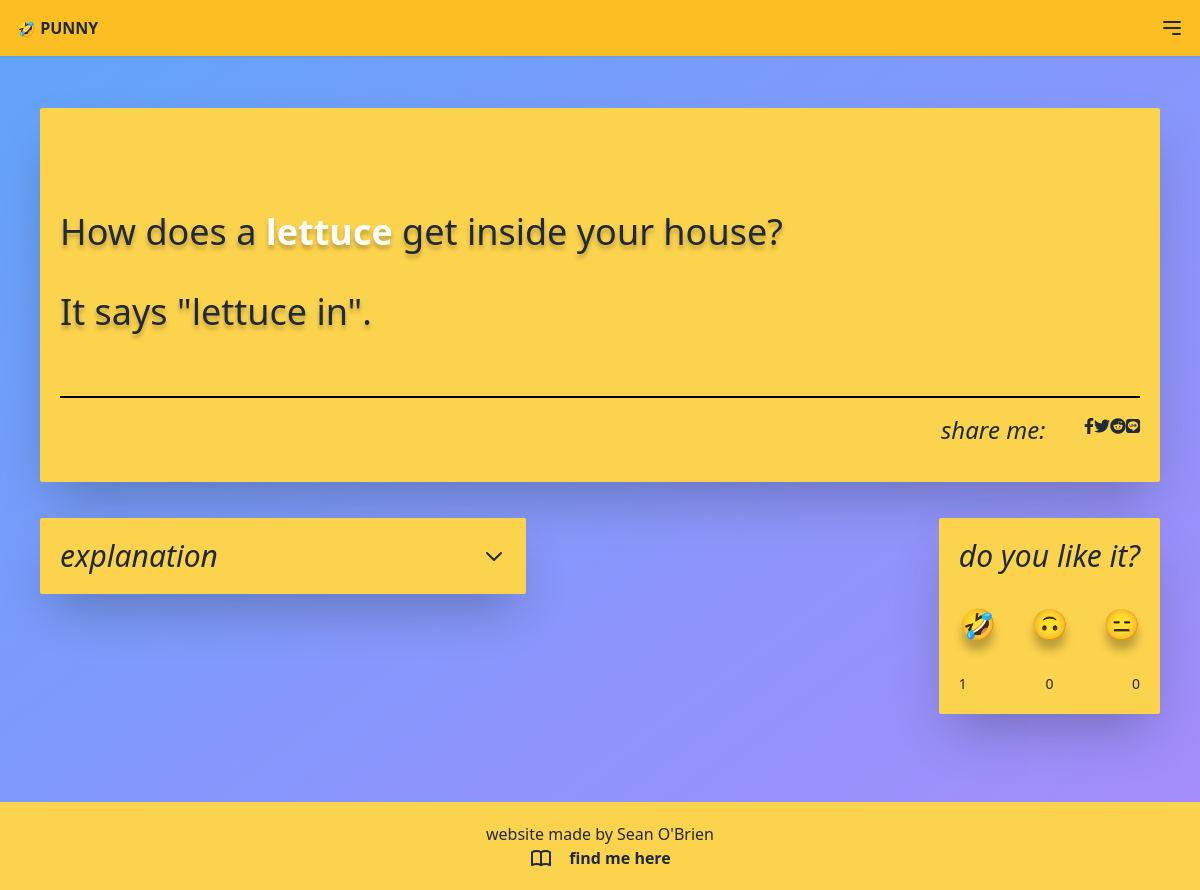
Screenshot of /c1f03729-5f15-4e5f-a77d-1894b65d4dbb with the database file from the repository.
### punnyWebapp/models.py (models this page shows, shortened)
class Pun(models.Model):
    id = models.UUIDField(primary_key=True, default=uuid.uuid4, editable=False, unique=True)
    pun_content = models.JSONField()
    pub_date = models.DateTimeField(auto_now=True)
    good_votes = models.IntegerField(default=0)
    ok_votes = models.IntegerField(default=0)
    bad_votes = models.IntegerField(default=0)
    score = models.IntegerField(default=0)

### punnyWebapp/views.py (the view)
# urls.py: path('<str:pun_id>', views.pun, name='pun'),
def pun(request, pun_id):
    try:
        pun_object = Pun.objects.get(id=pun_id)
        random_pun_object = choice(Pun.objects.all())
    except:
        return HttpResponse("it didn't work...")
    print("--------------------------------")
    print("found object")
    print(pun_object)
    print("--------------------------------")
    JSON_object = pun_object.pun_content
    content_string = JSON_object["content"]
    string_coordinates_list = []
    explanation_list = []
    for key, value in JSON_object["explanation"].items():
        if (value["link"] == True):
            a = [value["stringStartPosition"], value["stringEndPosition"], value["id"]]
            string_coordinates_list.append(a)
            substring_in_explanation = False
            if (content_string[value["stringStartPosition"] : value["stringEndPosition"]] in value["explanationContent"]):
                substring_in_explanation = True
            b = [value["id"], value["explanationContent"], substring_in_explanation, value["stringStartPosition"], value["stringEndPosition"]]
            explanation_list.append(b)
        else:
            b = [value["id"], value["explanationContent"], False, 0, 0]
            explanation_list.append(b)
    new_content_string = content_string
    print(string_coordinates_list)
    if (len(string_coordinates_list) > 0):
        string_coordinates_list.sort(reverse=True)
        print(type(string_coordinates_list[0][0]))
        print(string_coordinates_list[0][0], string_coordinates_list[0][1])
        for i in range(len(string_coordinates_list)):
            text_to_keep = content_string[string_coordinates_list[i][0]: string_coordinates_list[i][1]]
            newStringToInsert = f'<span class="text-white dark:text-yellow-400 font-bold"><a id="explanation-{string_coordinates_list[i][2]}-link" class="cursor-pointer js-explanation-word" @click="selected = 1;">{text_to_keep}</a></span>'
            new_content_string = new_content_string[0: string_coordinates_list[i][0]] + newStringToInsert + new_content_string[string_coordinates_list[i][1]:]
    explanation_list.sort()
    explanation_content = ""
    for explanation in explanation_list:
        content_to_insert = explanation[1]
        if explanation[2] == True:
            word_to_replace = content_string[explanation[3]:explanation[4]]
            formatted_string = '<span class="text-white dark:text-yellow-400 font-bold">' + word_to_replace + '</span>'
            content_to_insert = content_to_insert.replace(word_to_replace, formatted_string)
        explanation_content = explanation_content + f'<p style="white-space: pre-wrap;" id="explanation-{explanation[0]}" class="mt-10"></br>{content_to_insert}</br></p>'
    context = {
        "pun": pun_object,
        "formatted_pun": new_content_string,
        "explanation_content": explanation_content,
        "random_pun": random_pun_object
    }
    return render(request, 'punnyWebapp/index.html', context)

### punnyWebapp/templates/punnyWebapp/index.html (shortened to what this page needs)
{% load static %}
<!DOCTYPE html>
<html lang="en">
<head>
    <link rel="stylesheet" type="text/css" href="https://cdn.jsdelivr.net/gh/vaakash/socializer@2f749eb/css/socializer.min.css">
    <link rel="stylesheet" href="https://use.fontawesome.com/releases/v5.15.3/css/all.css">
    <link rel="stylesheet" type="text/css" href="{% static 'punnyWebapp/styles.css' %}">
</head>
<body class="text-gray-800 dark:text-white font-roboto bg-contain bg-gradient-to-br to-purple-400 from-blue-400 dark:to-blue-800 dark:from-blue-900">
    <div>
        <div class="fixed w-full z-10 top-0 dark:text-yellow-400" x-data="{selected:null}">
            <nav class="flex justify-between bg-yellow-400 dark:bg-gray-800 shadow-sm">
                <div>
                    <h1 class="font-bold uppercase p-4">
                        <a href="{% url 'home' %}">🤣 Punny</a>
                    </h1>
                </div>
                <button class="mr-4" type="button" @click="selected !== 2 ? selected = 2 : selected = null" aria-label="menu">
                    <svg class="w-6 h-6" fill="none" stroke="currentColor" viewBox="0 0 24 24" xmlns="http://www.w3.org/2000/svg"><path stroke-linecap="round" stroke-linejoin="round" stroke-width="2" d="M4 6h16M4 12h16m-7 6h7"></path></svg>
                </button>
            </nav>
        </div>
        <div class="h-20"></div>
        <div class="fadeIn" x-data="{selected:null}">
            <main class="px-2 py-2 mt-5 md:px-10">
                <div class="bg-yellow-300 dark:bg-gray-800 px-5 py-10 pb-5 rounded-sm shadow-2xl divide-y-2 divide-black dark:divide-yellow-400">
                    {% autoescape off %}
                        <p style="white-space: pre-wrap;" class="text-4xl text-shadow-md my-16">{{ formatted_pun }}</p>
                    {% endautoescape %}
                    <div class="flex justify-end mt-4 py-4">
                        <p class="text-xl md:text-2xl lg:pr-5 italic font-thin dark:text-yellow-400">share me: &nbsp&nbsp</p>
                        <div class="socializer" data-features="32px,opacity,bdr-md,bg-none,pad" data-sites="facebook,twitter,reddit,line"></div>
                    </div>
                </div>
            </main>
            <div class="md:flex md:justify-between md:items-start">
                <section class="px-2 py-2 mt-5 md:pl-10">
                    <div class="bg-yellow-300 dark:bg-gray-800 rounded-sm shadow-2xl">
                        <button class="w-full" type="button" @click="selected !== 1 ? selected = 1 : selected = null" aria-label="explanantion">
                            <div class="flex justify-between items-center px-5 py-5 dark:text-yellow-400">
                                <p class="text-3xl italic font-thin">explanation</p>
                                <svg class="w-6 h-6 align-bottom content-end" fill="none" stroke="currentColor" viewBox="0 0 24 24" xmlns="http://www.w3.org/2000/svg"><path stroke-linecap="round" stroke-linejoin="round" stroke-width="2" d="M19 9l-7 7-7-7"></path></svg>
                            </div>
                        </button>
                    </div>
                </section>
                <section class="px-2 py-2 mt-5 md:pr-10">
                    <div class="bg-yellow-300 dark:bg-gray-800 px-5 py-5 rounded-sm shadow-2xl">
                        <p class="text-3xl italic font-thin dark:text-yellow-400">do you like it?</p>
                        <div class="flex justify-between mt-8 text-3xl">
                            <button id="reviewButtonGood" class="text-shadow-lg transform transition duration-500 hover:scale-125" aria-label="good review">
                                <span>🤣</span>
                            </button>
                            <button id="reviewButtonOk" class="text-shadow-lg transform transition duration-500 hover:scale-125" aria-label="ok review">
                                <span>🙃</span>
                            </button>
                            <button id="reviewButtonBad" class="text-shadow-lg transform transition duration-500 hover:scale-125" aria-label="bad review">
                                <span>😑</span>
                            </button>
                        </div>
                        <div class="flex justify-between mt-8 text-sm overflow-hidden z-10">
                            <span class="px-auto" id="reviewButtonGood-value"">{{ pun.good_votes }}</span>
                            <span class="px-auto" id="reviewButtonOk-value">{{ pun.ok_votes }}</span>
                            <span class="px-auto" id="reviewButtonBad-value">{{ pun.bad_votes }}</span>
                        </div>
                    </div>
                </section>
            </div>
        </div>
    </div>
    <footer class="bg-yellow-300 dark:bg-gray-800 p-5 dark:text-yellow-400 mt-20">
        <h2 class="flex justify-center">website made by Sean O'Brien</h2>
        <div class="flex justify-center space-x-4">
            <h2 class="font-bold">
                <a class="cursor-pointer hover:underline" href="https://ohohohobrien.github.io/portfolio/" target="_blank">
                    find me here
                </a>
            </h2>
        </div>
    </footer>
</body>
</html>

### rows the page displays
Pun: good_votes "1", ok_votes "0", bad_votes "0"
